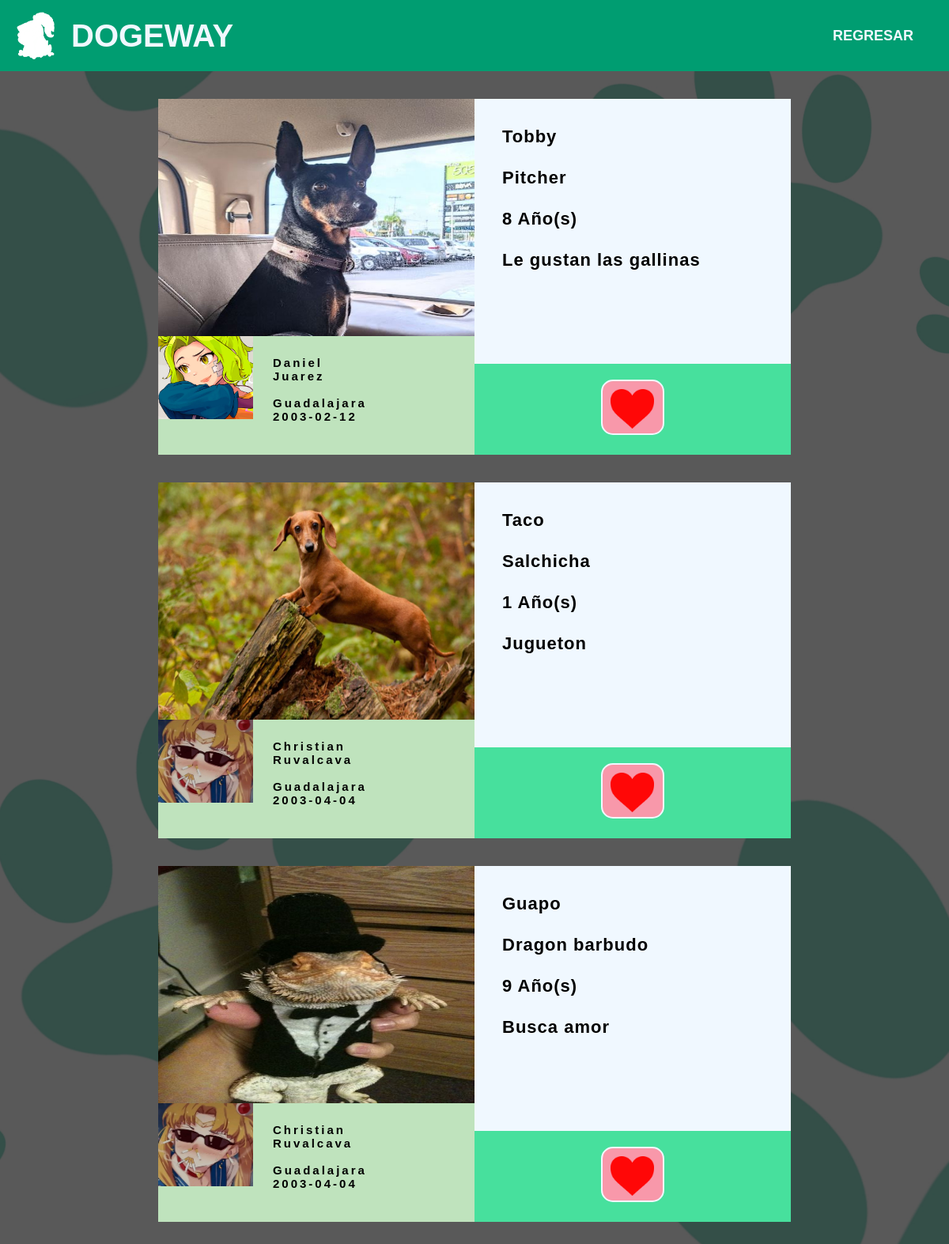
The page /Dogeway/Match/adopcion.php (signed in) on the database its author committed.
### tables this page shows
CREATE TABLE `mascota` (
  `id` int(11) NOT NULL,
  `nombreMascota` varchar(32) NOT NULL,
  `descripcion` text NOT NULL,
  `especie` varchar(32) NOT NULL,
  `raza` varchar(40) NOT NULL,
  `edad` int(11) NOT NULL,
  `cartilla` varchar(128) NOT NULL,
  `especificaciones` varchar(256) NOT NULL,
  `caracteristicas` varchar(256) NOT NULL,
  `fotografiaMascota` varchar(128) NOT NULL,
  `estatus` tinyint(1) NOT NULL DEFAULT 1,
  `categoria` int(2) NOT NULL,
  `id_usuario` int(11) DEFAULT NULL,
  `fecha` datetime DEFAULT NULL
);

CREATE TABLE `usuario` (
  `id` int(11) NOT NULL,
  `nombre` varchar(100) NOT NULL,
  `email` varchar(100) NOT NULL,
  `codigo_verificacion` varchar(32) NOT NULL,
  `verificado` tinyint(1) NOT NULL DEFAULT 0,
  `pass` varchar(50) NOT NULL,
  `curp` varchar(20) NOT NULL,
  `telefono` varchar(15) NOT NULL,
  `nickname` varchar(30) NOT NULL,
  `apellidos` varchar(50) NOT NULL,
  `municipio` varchar(50) NOT NULL,
  `fechanac` date NOT NULL,
  `fotografia` varchar(128) NOT NULL,
  `archivo_n` varchar(128) NOT NULL,
  `ine` text NOT NULL,
  `admin` int(2) NOT NULL DEFAULT 0,
  `status` varchar(20) NOT NULL,
  `unique_id` int(255) NOT NULL
);

### Dogeway/Inicio/includes/conexion.php (called while the page is built, shortened)
<?php
    $host = 'localhost';
    $bd = 'dogeway';
    $user = 'root';
    $password = "";
    $conexion = new mysqli($host, $user, $password, $bd);
    $allUsers = mysqli_query($conexion, "SELECT * FROM usuario ");
      function filtro( $filt, $conex ){
        switch($filt){
          case 0:
            $allMascotaAdop = mysqli_query($conex, "SELECT * FROM mascota WHERE categoria = 2");
          break;
        }
          return $allMascotaAdop;
      }
?>

### Dogeway/Inicio/includes/user.php (called while the page is built, shortened)
<?php
include_once 'db.php';
class User extends DB{
    public function setUser($user){
        $query = $this->connect()->prepare('SELECT * FROM usuario WHERE nickname = :user');
        $query->execute(['user' => $user]);
        foreach ($query as $currentUser) {
            $this->userId = $currentUser['id'];
        }
    }
    public function getuserId(){
        return $this->userId;
    }
}
?>

### Dogeway/Inicio/includes/db.php (called while the page is built)
<?php
class DB{
    private $host;
    private $db;
    private $user;
    private $password;
    private $charset;
    public function __construct(){
        $this->host     = 'localhost';
        $this->db       = 'dogeway';
        $this->user     = 'root';
        $this->password = "";
        $this->charset  = 'utf8mb4';
    }
    function connect(){
        try{
            $connection = "mysql:host=" . $this->host . ";dbname=" . $this->db . ";charset=" . $this->charset;
            $options = [
                PDO::ATTR_ERRMODE            => PDO::ERRMODE_EXCEPTION,
                PDO::ATTR_EMULATE_PREPARES   => false,
            ];
            $pdo = new PDO($connection, $this->user, $this->password, $options);
            return $pdo;
        }catch(PDOException $e){
            print_r('Error connection: ' . $e->getMessage());
        }
    }
}
?>

### Dogeway/Match/adopcion.php (the view, shortened to what this page needs)
<?php
    include_once '../Inicio/includes/user.php';
    include_once '../Inicio/Includes/conexion.php';
    $userSession = new UserSession();
    $user = new User();
    if(isset($_SESSION['user'])){
    $user->setUser($userSession->getCurrentUser());
?>
<!DOCTYPE html>
<html lang="en">
<head>
    <link rel="stylesheet" href="http://localhost/Dogeway/CSS/match.css">
</head>
<body>
    <nav class="nav">
        <div class=ranalogo>
                <img class="rana" src="http://localhost/Dogeway/Imagenes/Rana_blanco.png">
                <div class="logo"> DOGEWAY</div>
        </div>
        <ul class="menu">
        <li><a href="../index.php">REGRESAR</a></li>
        </ul>
    </nav>
    <?php
        if ($_SERVER["REQUEST_METHOD"] == "POST") {
            $filtro = $_POST['filt'];
          }
          else{
            $filtro = 0;
          }
          $mascotas = filtro($filtro, $conexion);
        while($consultaMs = mysqli_fetch_array($mascotas)){
                while($consultaUs = mysqli_fetch_array($allUsers) ){
                    if($consultaMs['id_usuario'] == $consultaUs['id'] )
                   {
                        break;
                    }
                }
             if($band = 1
                && $consultaMs['id_usuario'] != $user->getuserId() ){
    ?>
        <div class="recuadro" >
           <ul class = "tabla">
                <ul>
                    <li class = "c1">
                    <img class = "imgMascota" src="../RegistroMascota/archivos/<?php echo $consultaMs['fotografiaMascota']?>" class="card-img-top" alt="...">
                    </li>
                    <li class = "c2">
                        <ul class ="u1">
                        <img class = "imgUsuario" src="../Registro/archivos/<?php echo $consultaUs['fotografia']?>" class="card-img-top" alt="...">
                        </ul>
                        <ul class ="u2">
                            <div class ="textoUsuario">
                                <p><?php echo $consultaUs['nombre'], "<br> ";
                                         echo $consultaUs['apellidos'],"<br><br>";
                                         echo $consultaUs['municipio'], "<br>";
                                         echo $consultaUs['fechanac'], "<br>";
                                ?></p>
                            </div>
                        </ul>
                    </li>
                </ul>
                <ul>
                    <li class = "c3">
                        <div class = "textoMascota">
                            <p><?php echo $consultaMs['nombreMascota'], "<br><br> ";
                                     echo $consultaMs['raza'],"<br><br>";
                                     echo $consultaMs['edad'], " Año(s)<br><br>";
                                     echo $consultaMs['descripcion'], "<br>";
                            ?></p>
                        </div>
                    </li>
                    <li class = "c4">
                        <button class ="boton">
                            <img class="icono1" src="../Imagenes/crz.png">
                        </button>
                    </li>
                </ul>
           </ul>
        </div>
    <?php
             }
             mysqli_data_seek($allUsers, 0);
            }
    ?>
</body>
</html>
<?php
} else {header("Location: ../Inicio/index.php");
  exit();
}
?>

### Dogeway/CSS/match.css (style rules this page uses)
* { padding: 0; margin: 0; box-sizing: border-box; }
body { font-family: Arial; background-image: url(http://localhost/Dogeway/Imagenes/fondo_texto.jpg); background-size: cover; background-position: center; }
.recuadro { border: 0px solid; background: aliceblue; width: 800px; margin: 35px auto; height: 450px; font-weight: bold; }
.imgMascota { width: 100%; height: 100%; }
.imgUsuario { width: 100%; height: 70%; border: 0px black solid; }
.tabla { display: flex; width: 100%; height: 100%; border: 0px solid; }
.c1 { display: flex; width: 400px; height: 300px; border: 0px solid; }
.c2 { display: flex; width: 400px; height: 150px; background: #BFE3BD; border: black 0px solid; }
.u1 { display: flex; width: 30%; height: 100%; border: black 0px solid; }
.u2 { display: flex; width: 60%; height: 60%; border-radius: 10px; border: 0px solid; }
.textoUsuario { color: black; letter-spacing: 3px; font-size: 15px; padding: 25px; font-family: sans-serif; }
.c3 { display: flex; width: 400px; height: 335px; border: 0px solid; }
.c4 { display: flex; width: 400px; height: 115px; padding-right: 160px; padding-left: 160px; padding-top: 20px; background: #47E09D; border: 0px solid; }
.textoMascota { color: black; letter-spacing: 1px; font-size: 22px; padding: 35px; font-family: sans-serif; }
.boton { display: flex; width: 80px; height: 70px; padding: 10px; border-radius: 15px; background: #F898AA; border: aliceblue 2px solid; }
.icono1 { width: 6opx; height: 50px; border: 0px black solid; }
.nav { width: 100%; background: #009d71; display: flex; align-items: center; justify-content: space-between; padding: 15px; transition: all 1s ease; }
.rana { height: 60px; width: 60px; }
.ranalogo { display: flex; align-items: center; }
.logo { font-size: 40px; color:aliceblue; font-weight: 100; font-weight: bold; padding-left: 15px; }
.menu { display: flex; }
.menu li { list-style: none; margin: 10px; color:aliceblue; font-weight: bold; }
.menu li a { color:aliceblue; text-decoration: none; transition: all; font-size: 18px; padding: 20px; font-family: Arial; }

### rows shown on the page
mascota: fotografiaMascota (picture), id_usuario.fotografia (picture), id_usuario.nombre "Daniel", id_usuario.apellidos "Juarez", id_usuario.municipio "Guadalajara", id_usuario.fechanac "2003-02-12", nombreMascota "Tobby", raza "Pitcher", edad "8", descripcion "Le gustan las gallinas"
mascota: fotografiaMascota (picture), id_usuario.fotografia (picture), id_usuario.nombre "Christian", id_usuario.apellidos "Ruvalcava", id_usuario.municipio "Guadalajara", id_usuario.fechanac "2003-04-04", nombreMascota "Taco", raza "Salchicha", edad "1", descripcion "Jugueton"
mascota: fotografiaMascota (picture), id_usuario.fotografia (picture), id_usuario.nombre "Christian", id_usuario.apellidos "Ruvalcava", id_usuario.municipio "Guadalajara", id_usuario.fechanac "2003-04-04", nombreMascota "Guapo", raza "Dragon barbudo", edad "9", descripcion "Busca amor"
